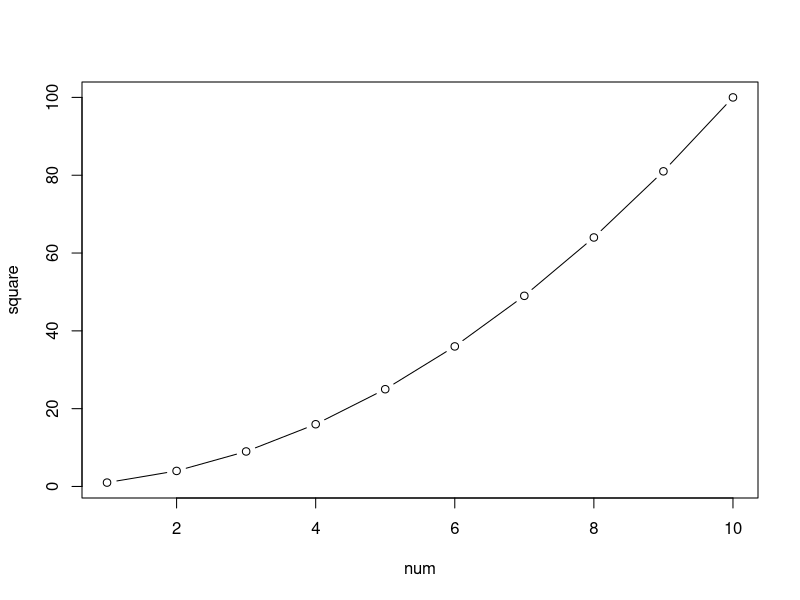
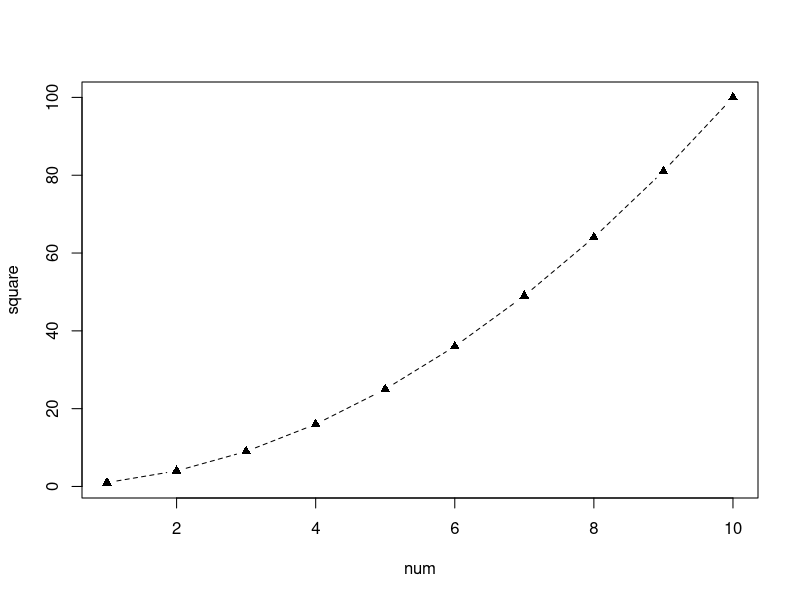
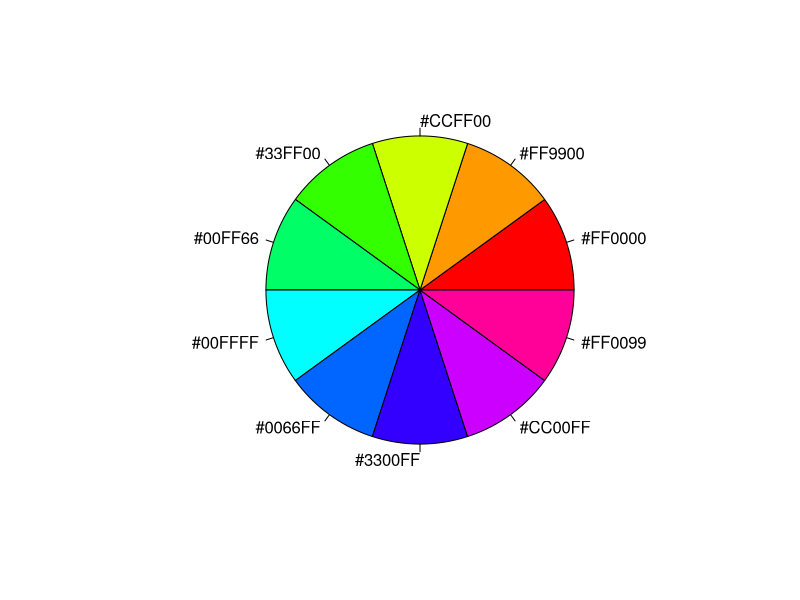
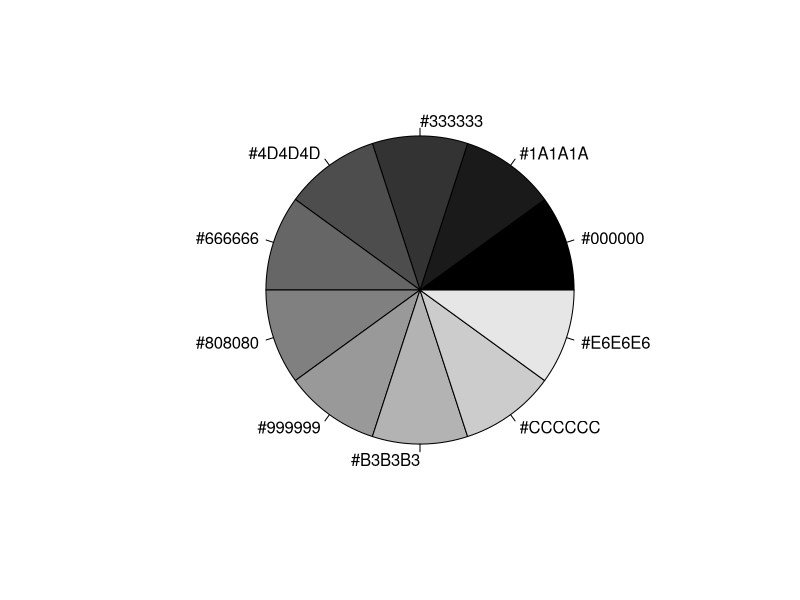

Here is the R script that generated these plots, in order: (Note: this script raises an error after producing the figures.)
num<-c(1:10)
square<-num*num
plot(num,square,type="b")
help(plot)
par(no.readonly = T)
opar <- par(no.readonly=TRUE) # создает копию текущих параметров
par(lty=2, pch=17)            # назначает тип линии – пунктирная (lty=2) вместо  
#сплошной по умолчанию и тип символа – заполненный треугольник (pch=17)
plot(num,square,type="b")
par(opar) 			 #восстановление исходных значений параметров

n <- 10
mycolors <- rainbow(n)
pie(rep(1, n), labels=mycolors, col=mycolors) # Круговая диаграмма 
mygrays <- gray(0:n/n)
pie(rep(1, n), labels=mygrays, col=mygrays)
windows()
Sys.setlocale("LC_ALL","En")

windowsFonts(A=windowsFont('Arial Black'),B=windowsFont('Bookman Old Style'),C=windowsFont('Comic Sans MS'))

opar <- par(no.readonly=TRUE)      
par(pin=c(2, 3))                    
par(lwd=2, cex=1.5)            
par(cex.axis=.75, font.axis=3)      
plot(num, square, type="b", pch=19, lty=2, col="red")    
plot(num, square, type="b", pch=23, lty=6, col="blue", bg="green")
par(opar)

plot(num, square, type="b",  
           col="green", lty=2, pch=2, lwd=2,
           main="Квадратичная зависимость", 
           sub="Просто квадрат числа", 
           xlab="Month", ylab="Квадрат числа",
           xlim=c(0, 12), ylim=c(0, 300))
plot(num, square, type="b",  ann=FALSE,
             col="green", lty=2, pch=2, lwd=2,
             xlim=c(0, 12), ylim=c(0, 300))

 title(main="Квадратичная зависимость", col.main="red", 
               sub="Просто квадрат числа", col.sub="blue", 
               xlab="Month", ylab="Квадрат числа",
               col.lab="green", cex.lab=1)
